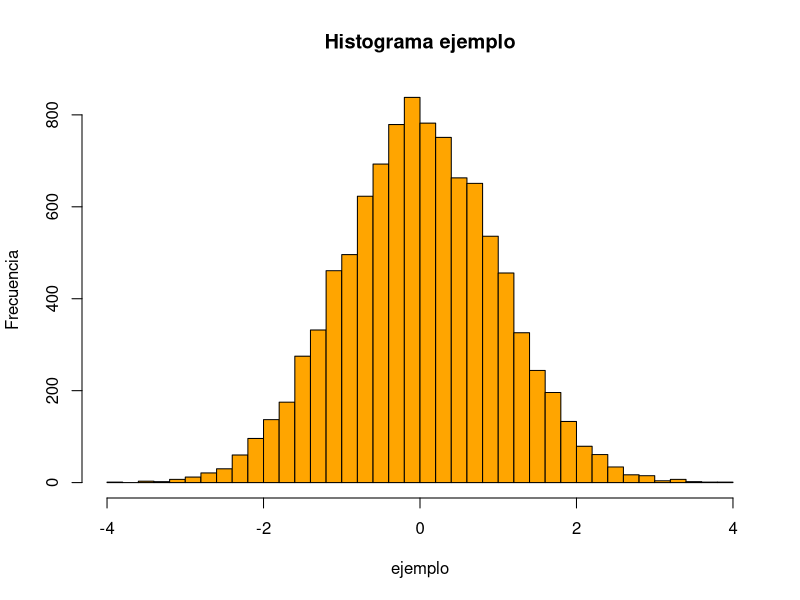

Source code (R): (Note: this script raises an error after producing the figure.)
## ---- chunk 1

message("Error: error message here")

## ---- chunk 2

set.seed(123)
ejemplo <- rnorm(n = 10000, mean = 0, sd = 1)
hist(ejemplo, col='orange', breaks=40, 
     ylab = "Frecuencia", main = "Histograma ejemplo")

## ---- chunk 3

conv_df <- read.csv(file = 'data/tabla_convenciones.csv')
conv_df <- dplyr::arrange(conv_df, term) 


knitr::kable(conv_df, 
             col.names = c("Término en inglés", "Descripción"))

